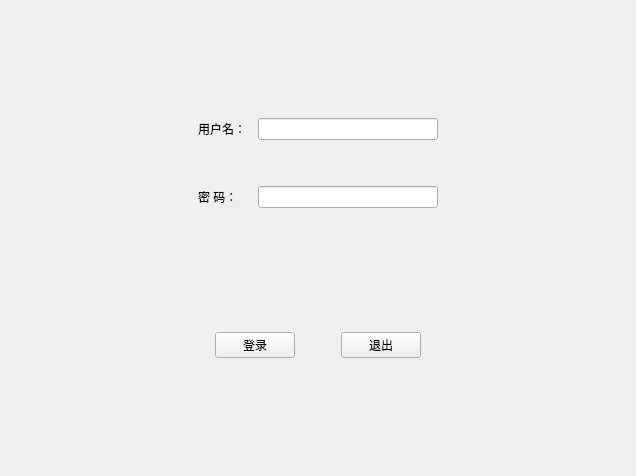
<?xml version="1.0" encoding="UTF-8"?>
<ui version="4.0">
 <class>MainWindow</class>
 <widget class="QMainWindow" name="MainWindow">
  <property name="geometry">
   <rect>
    <x>0</x>
    <y>0</y>
    <width>636</width>
    <height>476</height>
   </rect>
  </property>
  <property name="minimumSize">
   <size>
    <width>636</width>
    <height>476</height>
   </size>
  </property>
  <property name="maximumSize">
   <size>
    <width>636</width>
    <height>476</height>
   </size>
  </property>
  <property name="windowTitle">
   <string>登录窗口</string>
  </property>
  <widget class="QWidget" name="centralwidget">
   <layout class="QVBoxLayout" name="verticalLayout">
    <item>
     <widget class="QWidget" name="widget_2" native="true">
      <property name="sizePolicy">
       <sizepolicy hsizetype="Preferred" vsizetype="Fixed">
        <horstretch>0</horstretch>
        <verstretch>0</verstretch>
       </sizepolicy>
      </property>
      <layout class="QGridLayout" name="gridLayout">
       <item row="2" column="1" colspan="2">
        <widget class="QLabel" name="label_2">
         <property name="text">
          <string>密 码：</string>
         </property>
        </widget>
       </item>
       <item row="0" column="3">
        <widget class="QLineEdit" name="lineEdit"/>
       </item>
       <item row="0" column="1">
        <widget class="QLabel" name="label">
         <property name="text">
          <string>用户名：</string>
         </property>
        </widget>
       </item>
       <item row="2" column="3">
        <widget class="QLineEdit" name="lineEdit_2">
         <property name="echoMode">
          <enum>QLineEdit::Password</enum>
         </property>
        </widget>
       </item>
       <item row="0" column="4">
        <spacer name="horizontalSpacer_5">
         <property name="orientation">
          <enum>Qt::Horizontal</enum>
         </property>
         <property name="sizeHint" stdset="0">
          <size>
           <width>40</width>
           <height>20</height>
          </size>
         </property>
        </spacer>
       </item>
       <item row="0" column="0">
        <spacer name="horizontalSpacer_4">
         <property name="orientation">
          <enum>Qt::Horizontal</enum>
         </property>
         <property name="sizeHint" stdset="0">
          <size>
           <width>40</width>
           <height>20</height>
          </size>
         </property>
        </spacer>
       </item>
       <item row="1" column="3">
        <spacer name="verticalSpacer">
         <property name="orientation">
          <enum>Qt::Vertical</enum>
         </property>
         <property name="sizeHint" stdset="0">
          <size>
           <width>20</width>
           <height>40</height>
          </size>
         </property>
        </spacer>
       </item>
       <item row="1" column="1">
        <spacer name="verticalSpacer_2">
         <property name="orientation">
          <enum>Qt::Vertical</enum>
         </property>
         <property name="sizeHint" stdset="0">
          <size>
           <width>20</width>
           <height>40</height>
          </size>
         </property>
        </spacer>
       </item>
      </layout>
     </widget>
    </item>
    <item>
     <widget class="QWidget" name="widget" native="true">
      <property name="sizePolicy">
       <sizepolicy hsizetype="Preferred" vsizetype="Fixed">
        <horstretch>0</horstretch>
        <verstretch>0</verstretch>
       </sizepolicy>
      </property>
      <layout class="QHBoxLayout" name="horizontalLayout_2">
       <item>
        <spacer name="horizontalSpacer">
         <property name="orientation">
          <enum>Qt::Horizontal</enum>
         </property>
         <property name="sizeHint" stdset="0">
          <size>
           <width>40</width>
           <height>20</height>
          </size>
         </property>
        </spacer>
       </item>
       <item>
        <widget class="QPushButton" name="pushButton">
         <property name="text">
          <string>登录</string>
         </property>
        </widget>
       </item>
       <item>
        <spacer name="horizontalSpacer_2">
         <property name="orientation">
          <enum>Qt::Horizontal</enum>
         </property>
         <property name="sizeType">
          <enum>QSizePolicy::Preferred</enum>
         </property>
         <property name="sizeHint" stdset="0">
          <size>
           <width>40</width>
           <height>20</height>
          </size>
         </property>
        </spacer>
       </item>
       <item>
        <widget class="QPushButton" name="pushButton_2">
         <property name="text">
          <string>退出</string>
         </property>
        </widget>
       </item>
       <item>
        <spacer name="horizontalSpacer_3">
         <property name="orientation">
          <enum>Qt::Horizontal</enum>
         </property>
         <property name="sizeHint" stdset="0">
          <size>
           <width>40</width>
           <height>20</height>
          </size>
         </property>
        </spacer>
       </item>
      </layout>
     </widget>
    </item>
   </layout>
  </widget>
 </widget>
 <resources/>
 <connections/>
</ui>
